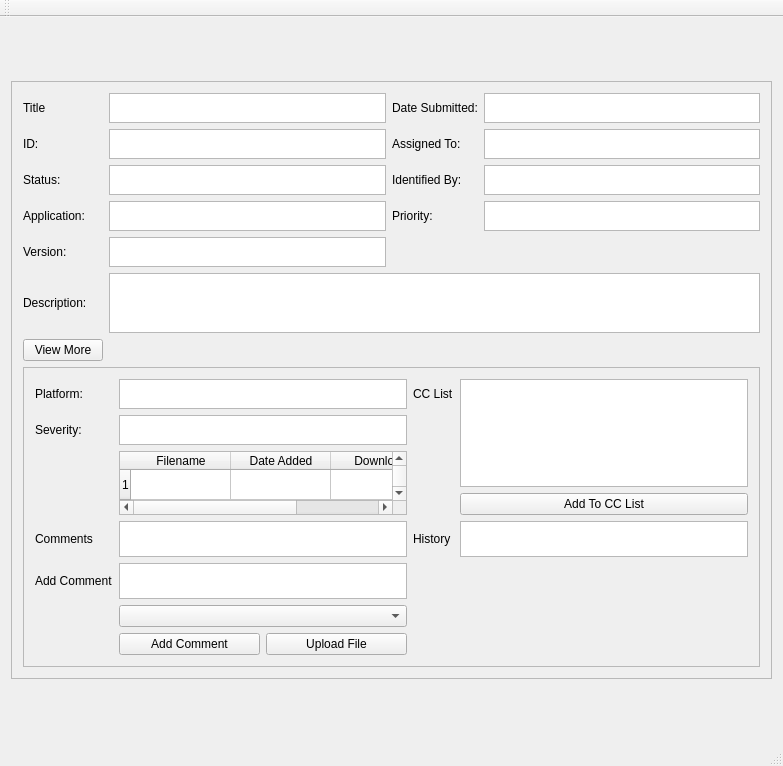
<?xml version="1.0" encoding="UTF-8"?>
<ui version="4.0">
 <class>ViewBug</class>
 <widget class="QMainWindow" name="ViewBug">
  <property name="geometry">
   <rect>
    <x>0</x>
    <y>0</y>
    <width>783</width>
    <height>766</height>
   </rect>
  </property>
  <property name="sizePolicy">
   <sizepolicy hsizetype="MinimumExpanding" vsizetype="MinimumExpanding">
    <horstretch>0</horstretch>
    <verstretch>0</verstretch>
   </sizepolicy>
  </property>
  <property name="minimumSize">
   <size>
    <width>200</width>
    <height>400</height>
   </size>
  </property>
  <property name="maximumSize">
   <size>
    <width>16777215</width>
    <height>16777215</height>
   </size>
  </property>
  <property name="baseSize">
   <size>
    <width>0</width>
    <height>0</height>
   </size>
  </property>
  <property name="windowTitle">
   <string>View Bug</string>
  </property>
  <property name="layoutDirection">
   <enum>Qt::LeftToRight</enum>
  </property>
  <property name="styleSheet">
   <string notr="true">#QLabel{
	
	font: 75 15pt &quot;Arial&quot;;
}

#QPushButton{
	
	font: 75 12pt &quot;Arial&quot;;
	min-width:50px;
	max-width:50px;
	max-height:13px;
	padding: 3px;
}

#QTextEdit{
	max-height:30px;
}</string>
  </property>
  <widget class="QWidget" name="centralWidget">
   <layout class="QGridLayout" name="gridLayout">
    <item row="0" column="0">
     <widget class="QFrame" name="viewBug_entireFrameQFrame">
      <property name="sizePolicy">
       <sizepolicy hsizetype="MinimumExpanding" vsizetype="Fixed">
        <horstretch>0</horstretch>
        <verstretch>0</verstretch>
       </sizepolicy>
      </property>
      <property name="minimumSize">
       <size>
        <width>0</width>
        <height>500</height>
       </size>
      </property>
      <property name="frameShape">
       <enum>QFrame::StyledPanel</enum>
      </property>
      <property name="frameShadow">
       <enum>QFrame::Raised</enum>
      </property>
      <property name="lineWidth">
       <number>0</number>
      </property>
      <layout class="QGridLayout" name="gridLayout_3">
       <item row="0" column="0">
        <widget class="QLabel" name="viewBug_TitleLabel">
         <property name="text">
          <string>Title</string>
         </property>
        </widget>
       </item>
       <item row="0" column="1">
        <widget class="QTextEdit" name="viewBug_TitleTextEdit">
         <property name="sizePolicy">
          <sizepolicy hsizetype="Preferred" vsizetype="Preferred">
           <horstretch>0</horstretch>
           <verstretch>0</verstretch>
          </sizepolicy>
         </property>
         <property name="minimumSize">
          <size>
           <width>0</width>
           <height>0</height>
          </size>
         </property>
         <property name="maximumSize">
          <size>
           <width>300</width>
           <height>30</height>
          </size>
         </property>
        </widget>
       </item>
       <item row="0" column="2">
        <widget class="QLabel" name="viewBug_DateSubmittedLabel">
         <property name="text">
          <string>Date Submitted:</string>
         </property>
        </widget>
       </item>
       <item row="0" column="3">
        <widget class="QTextEdit" name="viewBug_dateSubmittedTextEdit">
         <property name="maximumSize">
          <size>
           <width>300</width>
           <height>30</height>
          </size>
         </property>
        </widget>
       </item>
       <item row="1" column="0">
        <widget class="QLabel" name="viewBug_IDLabel">
         <property name="text">
          <string>ID:</string>
         </property>
        </widget>
       </item>
       <item row="1" column="1">
        <widget class="QTextEdit" name="viewBug_IDTextEdit">
         <property name="maximumSize">
          <size>
           <width>300</width>
           <height>30</height>
          </size>
         </property>
        </widget>
       </item>
       <item row="1" column="2">
        <widget class="QLabel" name="viewBug_AssignedToLabel">
         <property name="text">
          <string>Assigned To:</string>
         </property>
        </widget>
       </item>
       <item row="1" column="3">
        <widget class="QTextEdit" name="viewBug_AssignedToTextEdit">
         <property name="maximumSize">
          <size>
           <width>300</width>
           <height>30</height>
          </size>
         </property>
        </widget>
       </item>
       <item row="2" column="0">
        <widget class="QLabel" name="viewBug_statusLabel">
         <property name="text">
          <string>Status:</string>
         </property>
        </widget>
       </item>
       <item row="2" column="1">
        <widget class="QTextEdit" name="viewBug_StatusTextEdit">
         <property name="maximumSize">
          <size>
           <width>300</width>
           <height>30</height>
          </size>
         </property>
        </widget>
       </item>
       <item row="2" column="2">
        <widget class="QLabel" name="viewBug_IdentifiedByLabel">
         <property name="text">
          <string>Identified By:</string>
         </property>
        </widget>
       </item>
       <item row="2" column="3">
        <widget class="QTextEdit" name="viewBug_identifiedByTextEdit">
         <property name="maximumSize">
          <size>
           <width>300</width>
           <height>30</height>
          </size>
         </property>
         <property name="readOnly">
          <bool>true</bool>
         </property>
        </widget>
       </item>
       <item row="3" column="0">
        <widget class="QLabel" name="viewBug_ApplicationLabel">
         <property name="text">
          <string>Application:</string>
         </property>
        </widget>
       </item>
       <item row="3" column="1">
        <widget class="QTextEdit" name="viewBug_ApplicationTextEdit">
         <property name="maximumSize">
          <size>
           <width>300</width>
           <height>30</height>
          </size>
         </property>
        </widget>
       </item>
       <item row="3" column="2">
        <widget class="QLabel" name="viewBug_PriorityLabel">
         <property name="text">
          <string>Priority:</string>
         </property>
        </widget>
       </item>
       <item row="3" column="3">
        <widget class="QTextEdit" name="viewBug_PriorityTextEdit">
         <property name="maximumSize">
          <size>
           <width>300</width>
           <height>30</height>
          </size>
         </property>
         <property name="readOnly">
          <bool>true</bool>
         </property>
        </widget>
       </item>
       <item row="4" column="0">
        <widget class="QLabel" name="viewBug_VersionLabel">
         <property name="text">
          <string>Version:</string>
         </property>
        </widget>
       </item>
       <item row="4" column="1">
        <widget class="QTextEdit" name="viewBug_VersionTextEdit_2">
         <property name="maximumSize">
          <size>
           <width>300</width>
           <height>30</height>
          </size>
         </property>
        </widget>
       </item>
       <item row="5" column="0">
        <widget class="QLabel" name="viewBug_DescriptionLabel">
         <property name="text">
          <string>Description:</string>
         </property>
        </widget>
       </item>
       <item row="5" column="1" colspan="3">
        <widget class="QPlainTextEdit" name="viewBug_DescriptionTextArea">
         <property name="sizePolicy">
          <sizepolicy hsizetype="Expanding" vsizetype="Expanding">
           <horstretch>0</horstretch>
           <verstretch>1</verstretch>
          </sizepolicy>
         </property>
         <property name="maximumSize">
          <size>
           <width>16777215</width>
           <height>60</height>
          </size>
         </property>
         <property name="readOnly">
          <bool>true</bool>
         </property>
        </widget>
       </item>
       <item row="6" column="0">
        <widget class="QPushButton" name="viewBug_ViewMoreButton">
         <property name="text">
          <string>View More</string>
         </property>
         <property name="checkable">
          <bool>true</bool>
         </property>
        </widget>
       </item>
       <item row="7" column="0" colspan="4">
        <widget class="QFrame" name="viewBug_middleFrame">
         <property name="sizePolicy">
          <sizepolicy hsizetype="MinimumExpanding" vsizetype="MinimumExpanding">
           <horstretch>0</horstretch>
           <verstretch>0</verstretch>
          </sizepolicy>
         </property>
         <property name="maximumSize">
          <size>
           <width>16777215</width>
           <height>300</height>
          </size>
         </property>
         <property name="frameShape">
          <enum>QFrame::StyledPanel</enum>
         </property>
         <property name="frameShadow">
          <enum>QFrame::Raised</enum>
         </property>
         <layout class="QGridLayout" name="gridLayout_2">
          <item row="5" column="1">
           <widget class="QLabel" name="label_3">
            <property name="text">
             <string>Add Comment</string>
            </property>
           </widget>
          </item>
          <item row="2" column="2" rowspan="2">
           <widget class="QTableWidget" name="tableWidget">
            <row>
             <property name="text">
              <string>1</string>
             </property>
            </row>
            <row>
             <property name="text">
              <string>2</string>
             </property>
            </row>
            <row>
             <property name="text">
              <string>3</string>
             </property>
            </row>
            <row>
             <property name="text">
              <string>4</string>
             </property>
            </row>
            <column>
             <property name="text">
              <string>Filename</string>
             </property>
            </column>
            <column>
             <property name="text">
              <string>Date Added</string>
             </property>
            </column>
            <column>
             <property name="text">
              <string>Download</string>
             </property>
            </column>
           </widget>
          </item>
          <item row="4" column="4">
           <widget class="QPlainTextEdit" name="viewBug_HistoryTextArea">
            <property name="readOnly">
             <bool>true</bool>
            </property>
           </widget>
          </item>
          <item row="5" column="2">
           <widget class="QTextEdit" name="textEdit_3"/>
          </item>
          <item row="4" column="2">
           <widget class="QPlainTextEdit" name="viewBug_CommentTextArea">
            <property name="readOnly">
             <bool>true</bool>
            </property>
           </widget>
          </item>
          <item row="4" column="1">
           <widget class="QLabel" name="viewBug_CommentLabel">
            <property name="text">
             <string>Comments</string>
            </property>
           </widget>
          </item>
          <item row="3" column="4">
           <widget class="QPushButton" name="viewBug_addToCCListButton">
            <property name="text">
             <string>Add To CC List</string>
            </property>
           </widget>
          </item>
          <item row="0" column="3">
           <widget class="QLabel" name="viewBug_CCListLabel">
            <property name="text">
             <string>CC List</string>
            </property>
           </widget>
          </item>
          <item row="1" column="2">
           <widget class="QTextEdit" name="viewBug_SeverityTextEdit">
            <property name="maximumSize">
             <size>
              <width>16777215</width>
              <height>30</height>
             </size>
            </property>
           </widget>
          </item>
          <item row="1" column="1">
           <widget class="QLabel" name="viewBug_SeverityLabel">
            <property name="text">
             <string>Severity:</string>
            </property>
           </widget>
          </item>
          <item row="7" column="2" rowspan="2">
           <layout class="QHBoxLayout" name="horizontalLayout">
            <item>
             <widget class="QPushButton" name="viewBug_addCommentButton">
              <property name="text">
               <string>Add Comment</string>
              </property>
             </widget>
            </item>
            <item>
             <widget class="QPushButton" name="addBug_uploadFile">
              <property name="text">
               <string>Upload File</string>
              </property>
             </widget>
            </item>
           </layout>
          </item>
          <item row="0" column="4" rowspan="3">
           <widget class="QPlainTextEdit" name="viewBug_CCListTextArea">
            <property name="readOnly">
             <bool>true</bool>
            </property>
           </widget>
          </item>
          <item row="0" column="2">
           <widget class="QTextEdit" name="viewBug_PlatformTextEdit">
            <property name="maximumSize">
             <size>
              <width>16777215</width>
              <height>30</height>
             </size>
            </property>
           </widget>
          </item>
          <item row="0" column="1">
           <widget class="QLabel" name="viewBug_platformLabel">
            <property name="text">
             <string>Platform:</string>
            </property>
           </widget>
          </item>
          <item row="4" column="3">
           <widget class="QLabel" name="viewBug_HistoryLabel">
            <property name="text">
             <string>History</string>
            </property>
           </widget>
          </item>
          <item row="6" column="2">
           <widget class="QComboBox" name="comboBox"/>
          </item>
         </layout>
        </widget>
       </item>
      </layout>
     </widget>
    </item>
   </layout>
  </widget>
  <widget class="QMenuBar" name="menuBar">
   <property name="geometry">
    <rect>
     <x>0</x>
     <y>0</y>
     <width>783</width>
     <height>22</height>
    </rect>
   </property>
  </widget>
  <widget class="QToolBar" name="mainToolBar">
   <attribute name="toolBarArea">
    <enum>TopToolBarArea</enum>
   </attribute>
   <attribute name="toolBarBreak">
    <bool>false</bool>
   </attribute>
  </widget>
  <widget class="QStatusBar" name="statusBar"/>
 </widget>
 <layoutdefault spacing="6" margin="11"/>
 <resources/>
 <connections/>
</ui>
